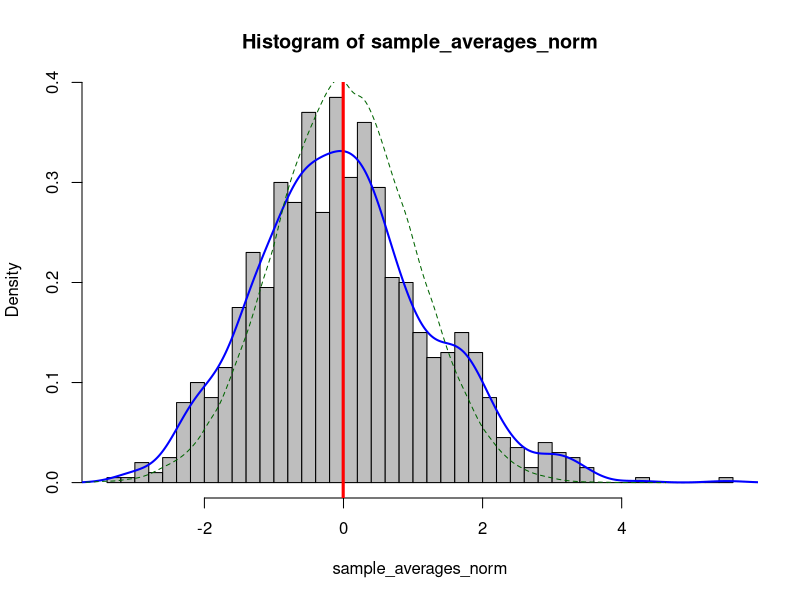

Here is the R script that generated this plot:
## ---- chunk 1
set.seed(100)
#exponential distribution
lambda <- 0.2
distr_size <- 1000
exponentials <- rexp(distr_size, rate = lambda)
#matrix of 1000 simulations of samples of size 40
n_sim <- 1000
sample_size <- 40
m <- matrix(rexp(n_sim*sample_size, rate = lambda), nrow = n_sim, ncol = sample_size)
#vector of 1000 averages of samples
sample_averages <- apply(m, 1, mean)
## ---- chunk 2
mu <- 1/lambda
mu
## ---- chunk 3
mean(sample_averages)
## ---- chunk 4
1/(lambda^2)
## ---- chunk 5
var(sample_averages)
## ---- chunk 6
sample_averages_norm <- (sample_averages - mu)/var(sample_averages)#normalisation of the averages of samples
hist(sample_averages_norm, breaks = 50, col = "grey", prob = TRUE)
lines(density(sample_averages_norm), col = "blue", lwd = 2)
abline(v=mean(sample_averages_norm), col="red", lwd = 3)
lines(density(rnorm(100000)), lty = 2, col = "darkgreen")
